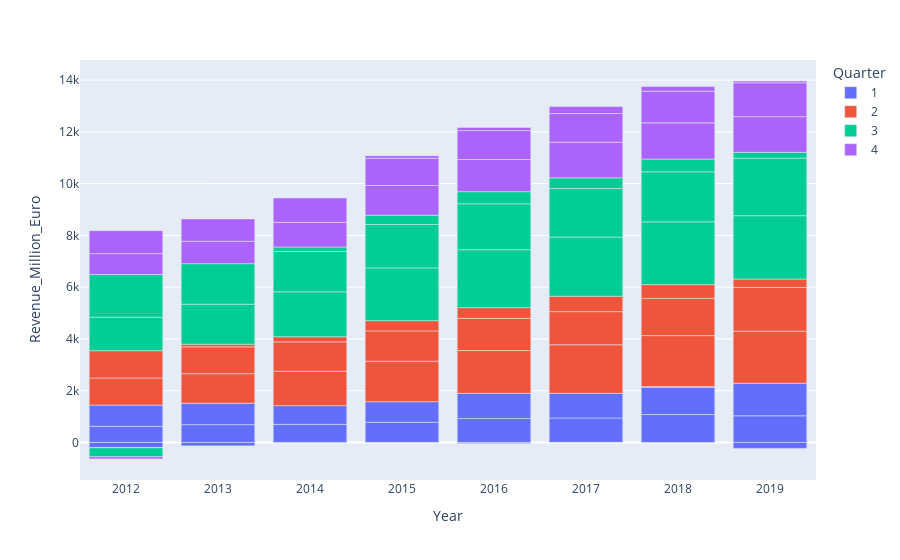

Notebook source saved alongside this figure:
### Code cell
# stacked barplot of the quarterly based tourism stats
fig = px.bar(tourism_df, x="Year", y="Revenue_Million_Euro", color="Quarter")
fig.show()

### Figure 1 — Plotly figure (JSON) as saved in the notebook; plotly's stock layout.template omitted (floating-point values rounded to 4 significant figures)
{"data": [{"alignmentgroup": "True", "hovertemplate": "Quarter=1<br>Year=%{x}<br>Revenue_Million_Euro=%{y}<extra></extra>", "legendgroup": "1", "marker": {"color": "#636efa", "pattern": {"shape": ""}}, "name": "1", "offsetgroup": "1", "orientation": "v", "showlegend": true, "textposition": "auto", "type": "bar", "x": [2012, 2013, 2014, 2015, 2016, 2017, 2018, 2019, 2012, 2013, 2014, 2015, 2016, 2017, 2018, 2019, 2012, 2013, 2014, 2015, 2016, 2017, 2018, 2019], "xaxis": "x", "y": [621, 688, 699, 780, 926, 945, 1079, 1029, 821, 828, 723, 794, 971, 952, 1047, 1260, -200, -140, -24, -14, -45, -7, 32, -231], "yaxis": "y"}, {"alignmentgroup": "True", "hovertemplate": "Quarter=2<br>Year=%{x}<br>Revenue_Million_Euro=%{y}<extra></extra>", "legendgroup": "2", "marker": {"color": "#EF553B", "pattern": {"shape": ""}}, "name": "2", "offsetgroup": "2", "orientation": "v", "showlegend": true, "textposition": "auto", "type": "bar", "x": [2012, 2013, 2014, 2015, 2016, 2017, 2018, 2019, 2012, 2013, 2014, 2015, 2016, 2017, 2018, 2019, 2012, 2013, 2014, 2015, 2016, 2017, 2018, 2019], "xaxis": "x", "y": [1048, 1140, 1331, 1566, 1655, 1876, 1970, 2012, 1054, 1037, 1133, 1170, 1243, 1281, 1438, 1689, -6, 103, 198, 396, 412, 595, 532, 323], "yaxis": "y"}, {"alignmentgroup": "True", "hovertemplate": "Quarter=3<br>Year=%{x}<br>Revenue_Million_Euro=%{y}<extra></extra>", "legendgroup": "3", "marker": {"color": "#00cc96", "pattern": {"shape": ""}}, "name": "3", "offsetgroup": "3", "orientation": "v", "showlegend": true, "textposition": "auto", "type": "bar", "x": [2012, 2013, 2014, 2015, 2016, 2017, 2018, 2019, 2012, 2013, 2014, 2015, 2016, 2017, 2018, 2019, 2012, 2013, 2014, 2015, 2016, 2017, 2018, 2019], "xaxis": "x", "y": [1296, 1546, 1734, 2037, 2241, 2287, 2425, 2448, 1648, 1565, 1559, 1680, 1771, 1875, 1931, 2223, -351, -19, 175, 357, 470, 412, 494, 225], "yaxis": "y"}, {"alignmentgroup": "True", "hovertemplate": "Quarter=4<br>Year=%{x}<br>Revenue_Million_Euro=%{y}<extra></extra>", "legendgroup": "4", "marker": {"color": "#ab63fa", "pattern": {"shape": ""}}, "name": "4", "offsetgroup": "4", "orientation": "v", "showlegend": true, "textposition": "auto", "type": "bar", "x": [2012, 2013, 2014, 2015, 2016, 2017, 2018, 2019, 2012, 2013, 2014, 2015, 2016, 2017, 2018, 2019, 2012, 2013, 2014, 2015, 2016, 2017, 2018, 2019], "xaxis": "x", "y": [806, 864, 952, 1148, 1242, 1377, 1400, 1378, 889, 865, 952, 1050, 1118, 1107, 1223, 1308, -83, -1, 0, 98, 124, 270, 177, 70], "yaxis": "y"}], "layout": {"barmode": "relative", "legend": {"title": {"text": "Quarter"}, "tracegroupgap": 0}, "margin": {"t": 60}, "xaxis": {"anchor": "y", "domain": [0, 1], "title": {"text": "Year"}}, "yaxis": {"anchor": "x", "domain": [0, 1], "title": {"text": "Revenue_Million_Euro"}}}}
